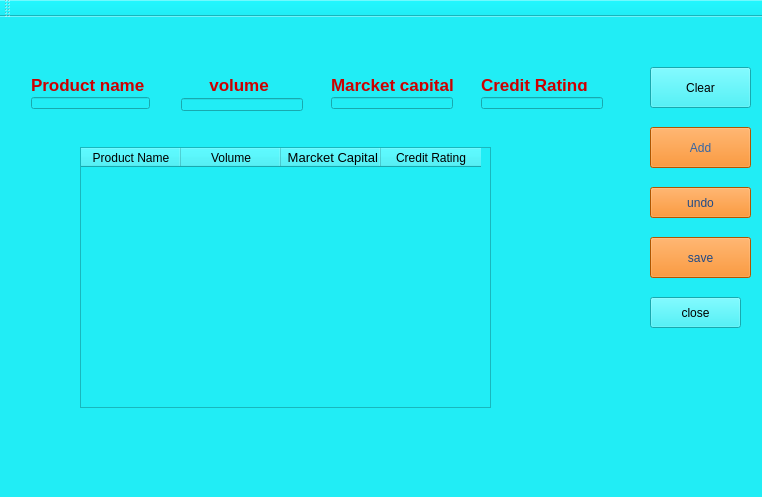
<?xml version="1.0" encoding="UTF-8"?>
<ui version="4.0">
 <class>MainWindow</class>
 <widget class="QMainWindow" name="MainWindow">
  <property name="geometry">
   <rect>
    <x>0</x>
    <y>0</y>
    <width>762</width>
    <height>497</height>
   </rect>
  </property>
  <property name="windowTitle">
   <string>MainWindow</string>
  </property>
  <property name="styleSheet">
   <string notr="true">background-color: rgb(33, 237, 245);</string>
  </property>
  <widget class="QWidget" name="centralWidget">
   <widget class="QWidget" name="layoutWidget">
    <property name="geometry">
     <rect>
      <x>320</x>
      <y>50</y>
      <width>144</width>
      <height>53</height>
     </rect>
    </property>
    <layout class="QVBoxLayout" name="verticalLayout_3">
     <item>
      <widget class="QLabel" name="label_3">
       <property name="font">
        <font>
         <pointsize>13</pointsize>
         <weight>75</weight>
         <bold>true</bold>
        </font>
       </property>
       <property name="styleSheet">
        <string notr="true">color: rgb(204, 0, 0);</string>
       </property>
       <property name="text">
        <string>Marcket capital</string>
       </property>
      </widget>
     </item>
     <item>
      <widget class="QLineEdit" name="lineEdit_3"/>
     </item>
    </layout>
   </widget>
   <widget class="QWidget" name="layoutWidget_2">
    <property name="geometry">
     <rect>
      <x>20</x>
      <y>50</y>
      <width>141</width>
      <height>53</height>
     </rect>
    </property>
    <layout class="QVBoxLayout" name="verticalLayout">
     <item>
      <widget class="QLabel" name="label">
       <property name="font">
        <font>
         <pointsize>13</pointsize>
         <weight>75</weight>
         <bold>true</bold>
        </font>
       </property>
       <property name="styleSheet">
        <string notr="true">color: rgb(204, 0, 0);</string>
       </property>
       <property name="text">
        <string>Product name</string>
       </property>
      </widget>
     </item>
     <item>
      <widget class="QLineEdit" name="lineEdit">
       <property name="styleSheet">
        <string notr="true">border-color: rgb(226, 40, 197);</string>
       </property>
      </widget>
     </item>
    </layout>
   </widget>
   <widget class="QPushButton" name="pushButton">
    <property name="geometry">
     <rect>
      <x>650</x>
      <y>110</y>
      <width>101</width>
      <height>41</height>
     </rect>
    </property>
    <property name="styleSheet">
     <string notr="true">background-color: rgb(245, 121, 0);
color: rgb(52, 101, 164);</string>
    </property>
    <property name="text">
     <string>Add</string>
    </property>
   </widget>
   <widget class="QWidget" name="layoutWidget_3">
    <property name="geometry">
     <rect>
      <x>170</x>
      <y>50</y>
      <width>144</width>
      <height>55</height>
     </rect>
    </property>
    <layout class="QVBoxLayout" name="verticalLayout_2">
     <item>
      <widget class="QLabel" name="label_2">
       <property name="font">
        <font>
         <pointsize>13</pointsize>
         <weight>75</weight>
         <bold>true</bold>
        </font>
       </property>
       <property name="styleSheet">
        <string notr="true">color: rgb(204, 0, 0);</string>
       </property>
       <property name="text">
        <string>      volume</string>
       </property>
      </widget>
     </item>
     <item>
      <widget class="QLineEdit" name="lineEdit_2"/>
     </item>
    </layout>
   </widget>
   <widget class="QWidget" name="layoutWidget_4">
    <property name="geometry">
     <rect>
      <x>470</x>
      <y>50</y>
      <width>144</width>
      <height>53</height>
     </rect>
    </property>
    <layout class="QVBoxLayout" name="verticalLayout_4">
     <item>
      <widget class="QLabel" name="label_4">
       <property name="font">
        <font>
         <pointsize>13</pointsize>
         <weight>75</weight>
         <bold>true</bold>
        </font>
       </property>
       <property name="styleSheet">
        <string notr="true">color: rgb(204, 0, 0);</string>
       </property>
       <property name="text">
        <string>Credit Rating</string>
       </property>
      </widget>
     </item>
     <item>
      <widget class="QLineEdit" name="lineEdit_4"/>
     </item>
    </layout>
   </widget>
   <widget class="QTableWidget" name="tableWidget">
    <property name="geometry">
     <rect>
      <x>80</x>
      <y>130</y>
      <width>411</width>
      <height>261</height>
     </rect>
    </property>
    <column>
     <property name="text">
      <string>Product Name</string>
     </property>
    </column>
    <column>
     <property name="text">
      <string>Volume</string>
     </property>
    </column>
    <column>
     <property name="text">
      <string> Marcket Capital</string>
     </property>
     <property name="font">
      <font>
       <pointsize>10</pointsize>
      </font>
     </property>
    </column>
    <column>
     <property name="text">
      <string>Credit Rating</string>
     </property>
    </column>
   </widget>
   <widget class="QPushButton" name="pushButton_2">
    <property name="geometry">
     <rect>
      <x>650</x>
      <y>170</y>
      <width>101</width>
      <height>31</height>
     </rect>
    </property>
    <property name="styleSheet">
     <string notr="true">background-color: rgb(245, 121, 0);
color: rgb(32, 74, 135);</string>
    </property>
    <property name="text">
     <string>undo</string>
    </property>
   </widget>
   <widget class="QPushButton" name="pushButton_3">
    <property name="geometry">
     <rect>
      <x>650</x>
      <y>220</y>
      <width>101</width>
      <height>41</height>
     </rect>
    </property>
    <property name="styleSheet">
     <string notr="true">background-color: rgb(245, 121, 0);
color: rgb(32, 74, 135);</string>
    </property>
    <property name="text">
     <string>save</string>
    </property>
   </widget>
   <widget class="QPushButton" name="pushButton_4">
    <property name="geometry">
     <rect>
      <x>650</x>
      <y>280</y>
      <width>91</width>
      <height>31</height>
     </rect>
    </property>
    <property name="text">
     <string>close</string>
    </property>
   </widget>
   <widget class="QPushButton" name="pushButton_5">
    <property name="geometry">
     <rect>
      <x>650</x>
      <y>50</y>
      <width>101</width>
      <height>41</height>
     </rect>
    </property>
    <property name="text">
     <string>Clear</string>
    </property>
   </widget>
  </widget>
  <widget class="QMenuBar" name="menuBar">
   <property name="geometry">
    <rect>
     <x>0</x>
     <y>0</y>
     <width>762</width>
     <height>22</height>
    </rect>
   </property>
  </widget>
  <widget class="QToolBar" name="mainToolBar">
   <attribute name="toolBarArea">
    <enum>TopToolBarArea</enum>
   </attribute>
   <attribute name="toolBarBreak">
    <bool>false</bool>
   </attribute>
  </widget>
  <widget class="QStatusBar" name="statusBar"/>
 </widget>
 <layoutdefault spacing="6" margin="11"/>
 <tabstops>
  <tabstop>lineEdit</tabstop>
  <tabstop>lineEdit_2</tabstop>
  <tabstop>lineEdit_3</tabstop>
  <tabstop>lineEdit_4</tabstop>
  <tabstop>pushButton</tabstop>
  <tabstop>pushButton_2</tabstop>
  <tabstop>pushButton_3</tabstop>
  <tabstop>pushButton_4</tabstop>
  <tabstop>tableWidget</tabstop>
 </tabstops>
 <resources/>
 <connections>
  <connection>
   <sender>pushButton_4</sender>
   <signal>clicked()</signal>
   <receiver>MainWindow</receiver>
   <slot>close()</slot>
   <hints>
    <hint type="sourcelabel">
     <x>709</x>
     <y>339</y>
    </hint>
    <hint type="destinationlabel">
     <x>671</x>
     <y>375</y>
    </hint>
   </hints>
  </connection>
 </connections>
</ui>
